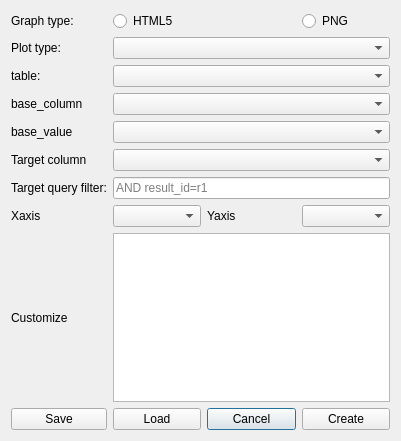
<?xml version="1.0" encoding="UTF-8"?>
<ui version="4.0">
 <class>Dialog</class>
 <widget class="QDialog" name="Dialog">
  <property name="geometry">
   <rect>
    <x>0</x>
    <y>0</y>
    <width>401</width>
    <height>441</height>
   </rect>
  </property>
  <property name="windowTitle">
   <string>Dialog</string>
  </property>
  <layout class="QGridLayout" name="gridLayout_2">
   <item row="0" column="0">
    <layout class="QGridLayout" name="gridLayout">
     <item row="7" column="1" colspan="3">
      <widget class="QComboBox" name="cmb_targetColumn"/>
     </item>
     <item row="9" column="2">
      <widget class="QLabel" name="label_9">
       <property name="text">
        <string>Yaxis</string>
       </property>
      </widget>
     </item>
     <item row="7" column="0">
      <widget class="QLabel" name="label_6">
       <property name="text">
        <string>Target column</string>
       </property>
      </widget>
     </item>
     <item row="8" column="0">
      <widget class="QLabel" name="label_3">
       <property name="text">
        <string>Target query filter:</string>
       </property>
      </widget>
     </item>
     <item row="4" column="0">
      <widget class="QLabel" name="label">
       <property name="text">
        <string>table:</string>
       </property>
      </widget>
     </item>
     <item row="9" column="1">
      <widget class="QComboBox" name="cmb_xaxis"/>
     </item>
     <item row="9" column="0">
      <widget class="QLabel" name="label_8">
       <property name="text">
        <string>Xaxis</string>
       </property>
      </widget>
     </item>
     <item row="6" column="1" colspan="3">
      <widget class="QComboBox" name="cmb_basevalue"/>
     </item>
     <item row="2" column="0">
      <widget class="QLabel" name="label_7">
       <property name="text">
        <string>Graph type:</string>
       </property>
      </widget>
     </item>
     <item row="5" column="0">
      <widget class="QLabel" name="label_2">
       <property name="text">
        <string>base_column</string>
       </property>
      </widget>
     </item>
     <item row="2" column="1">
      <widget class="QRadioButton" name="rb_dinamic">
       <property name="text">
        <string>HTML5</string>
       </property>
      </widget>
     </item>
     <item row="5" column="1" colspan="3">
      <widget class="QComboBox" name="cmb_basecolumn"/>
     </item>
     <item row="2" column="3">
      <widget class="QRadioButton" name="rb_static">
       <property name="text">
        <string>PNG</string>
       </property>
      </widget>
     </item>
     <item row="9" column="3">
      <widget class="QComboBox" name="cmb_yaxis"/>
     </item>
     <item row="11" column="2">
      <widget class="QPushButton" name="btn_cancel">
       <property name="text">
        <string>Cancel</string>
       </property>
      </widget>
     </item>
     <item row="4" column="1" colspan="3">
      <widget class="QComboBox" name="cmb_nameTable"/>
     </item>
     <item row="3" column="0">
      <widget class="QLabel" name="label_4">
       <property name="text">
        <string>Plot type:</string>
       </property>
      </widget>
     </item>
     <item row="11" column="3">
      <widget class="QPushButton" name="btn_create">
       <property name="text">
        <string>Create</string>
       </property>
      </widget>
     </item>
     <item row="6" column="0">
      <widget class="QLabel" name="label_5">
       <property name="text">
        <string>base_value</string>
       </property>
      </widget>
     </item>
     <item row="11" column="1">
      <widget class="QPushButton" name="btn_load">
       <property name="text">
        <string>Load</string>
       </property>
      </widget>
     </item>
     <item row="8" column="1" colspan="3">
      <widget class="QLineEdit" name="le_target">
       <property name="placeholderText">
        <string>AND result_id=r1</string>
       </property>
      </widget>
     </item>
     <item row="3" column="1" colspan="3">
      <widget class="QComboBox" name="cmb_plottype"/>
     </item>
     <item row="11" column="0">
      <widget class="QPushButton" name="btn_save">
       <property name="text">
        <string>Save</string>
       </property>
      </widget>
     </item>
     <item row="10" column="1" colspan="3">
      <widget class="QTextEdit" name="te_custom">
       <property name="placeholderText">
        <string/>
       </property>
      </widget>
     </item>
     <item row="10" column="0">
      <widget class="QLabel" name="label_10">
       <property name="text">
        <string>Customize</string>
       </property>
      </widget>
     </item>
    </layout>
   </item>
  </layout>
 </widget>
 <resources/>
 <connections/>
</ui>
